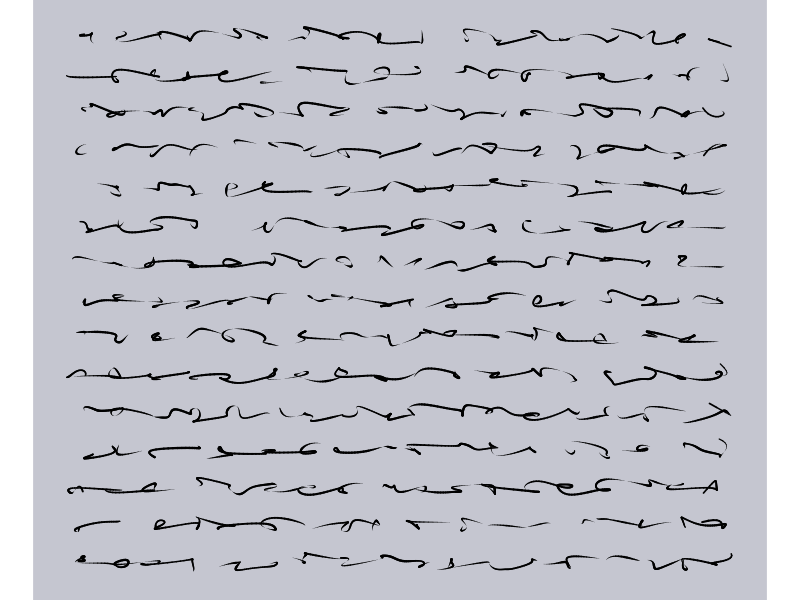
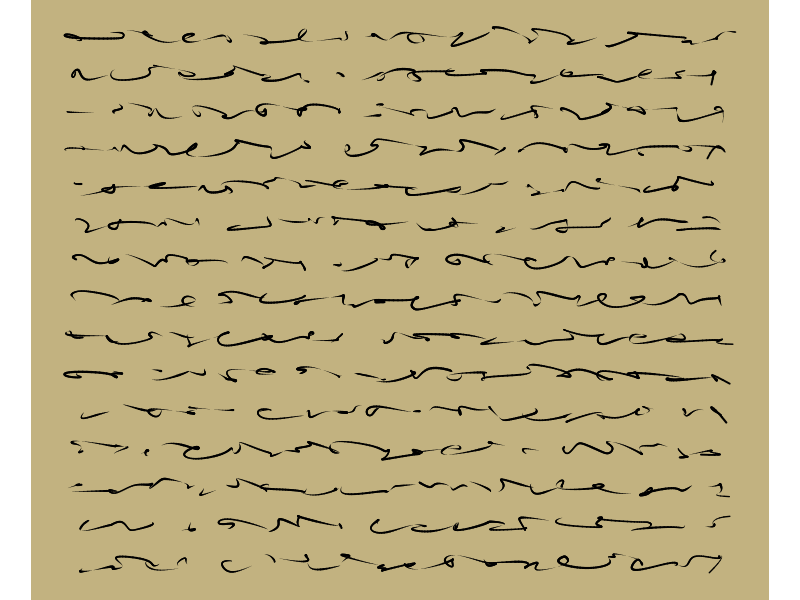
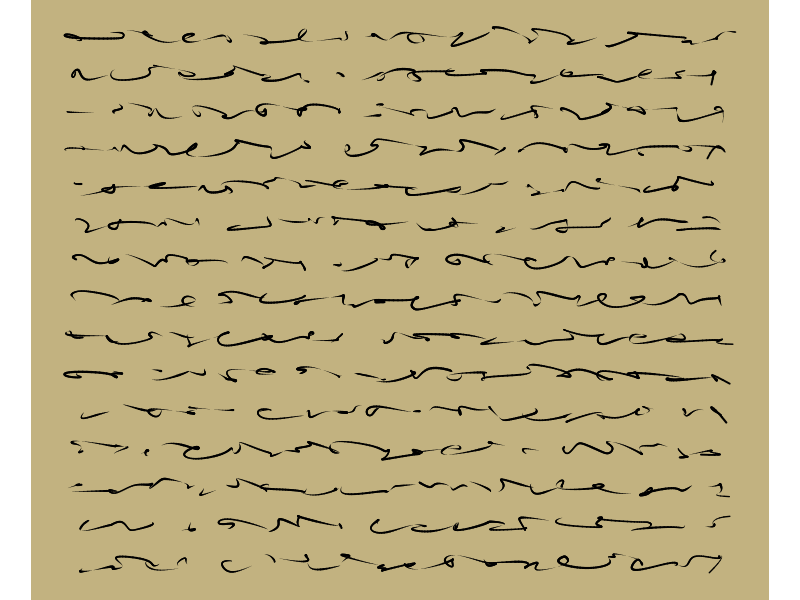

Write the R code that produced these figures, in order.
## ---- chunk 1
knitr::opts_chunk$set(echo = TRUE)
## ---- chunk 2
library(tidyverse)
library(ggforce)
## ---- chunk 3
np = 15
s = 5
z = 0.7

typo1 <- expand.grid(x = 1:(1.2 * np), 
                   y = 1:np) %>% 
  rowwise() %>% 
  mutate(
    a = list(runif(s, 0, 2 * pi)),
    rx = list(x + seq(0.1, 0.5, length.out = s) * cos(a)),
    ry = list(y + seq(0.1, 0.3, length.out = s) * sin(a))
  ) %>% 
  ungroup() %>% 
  unnest(c(rx, ry)) %>% 
  rowwise() %>% 
  mutate(
    size = runif(1, 0, 2),
    size = if_else(size < z, 0, size)
  ) %>% 
  ungroup()

ggplot(typo1, 
       aes(x = rx, y = ry, 
           group = y, 
           size = size)) +
  geom_bspline2(n = 800, 
                lineend = "round") +
  scale_size_continuous(range = c(0, 0.8)) +
  coord_fixed() +
  theme_void() +
  theme(legend.position = "none",
        plot.background = element_rect(fill = "#c5c6d0",
                                       color = NA))
## ---- chunk 4
np = 15
s = 5
z = 0.7

typo2 <- expand.grid(x = 1:(1.2 * np), 
                   y = 1:np) %>% 
  rowwise() %>% 
  mutate(
    a = list(runif(s, 0, 2 * pi)),
    rx = list(x + seq(0.1, 0.5, length.out = s) * cos(a)),
    ry = list(y + seq(0.1, 0.3, length.out = s) * sin(a))
  ) %>% 
  ungroup() %>% 
  unnest(c(rx, ry)) %>% 
  rowwise() %>% 
  mutate(
    size = runif(1, 0, 2),
    size = if_else(size < z, 0, size)
  ) %>% 
  ungroup()

ggplot(typo2, 
       aes(x = rx, y = ry, 
           group = y, 
           size = size)) +
  geom_bspline2(n = 800, 
                lineend = "round") +
  scale_size_continuous(range = c(0, 0.8)) +
  coord_fixed() +
  theme_void() +
  theme(legend.position = "none",
        plot.background = element_rect(fill = "#c2b280",
                                       color = NA))

ggsave(here::here("2021", "AsemicWriting", "AsemicWriting.png"), dpi = 320, width = 20, height = 15, units = "cm")
